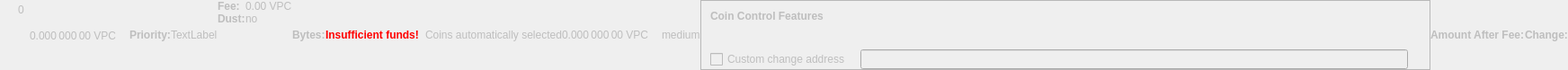
    <widget class="QWidget" name="dummyHideWidget" native="true">
     <property name="enabled">
      <bool>false</bool>
     </property>
     <property name="maximumSize">
      <size>
       <width>100</width>
       <height>22</height>
      </size>
     </property>
     <layout class="QHBoxLayout" name="dummyHideLayout">
      <property name="spacing">
       <number>0</number>
      </property>
      <property name="margin">
       <number>0</number>
      </property>
      <item>
       <layout class="QFormLayout" name="formLayoutCoinControl1">
        <property name="horizontalSpacing">
         <number>10</number>
        </property>
        <property name="verticalSpacing">
         <number>14</number>
        </property>
        <property name="leftMargin">
         <number>10</number>
        </property>
        <property name="topMargin">
         <number>4</number>
        </property>
        <property name="rightMargin">
         <number>6</number>
        </property>
        <item row="0" column="1">
         <widget class="QLabel" name="labelCoinControlBytes">
          <property name="cursor">
           <cursorShape>IBeamCursor</cursorShape>
          </property>
          <property name="contextMenuPolicy">
           <enum>Qt::ActionsContextMenu</enum>
          </property>
          <property name="text">
           <string notr="true">0</string>
          </property>
          <property name="textInteractionFlags">
           <set>Qt::LinksAccessibleByMouse|Qt::TextSelectableByKeyboard|Qt::TextSelectableByMouse</set>
          </property>
         </widget>
        </item>
       </layout>
      </item>
      <item>
       <widget class="QLabel" name="labelCoinControlAfterFee">
        <property name="enabled">
         <bool>false</bool>
        </property>
        <property name="sizePolicy">
         <sizepolicy hsizetype="Fixed" vsizetype="Fixed">
          <horstretch>0</horstretch>
          <verstretch>0</verstretch>
         </sizepolicy>
        </property>
        <property name="minimumSize">
         <size>
          <width>111</width>
          <height>12</height>
         </size>
        </property>
        <property name="maximumSize">
         <size>
          <width>111</width>
          <height>12</height>
         </size>
        </property>
        <property name="cursor">
         <cursorShape>IBeamCursor</cursorShape>
        </property>
        <property name="contextMenuPolicy">
         <enum>Qt::ActionsContextMenu</enum>
        </property>
        <property name="text">
         <string notr="true">0.000 000 00 VPC</string>
        </property>
        <property name="textInteractionFlags">
         <set>Qt::LinksAccessibleByMouse|Qt::TextSelectableByKeyboard|Qt::TextSelectableByMouse</set>
        </property>
       </widget>
      </item>
      <item>
       <widget class="QLabel" name="labelCoinControlPriorityText">
        <property name="enabled">
         <bool>false</bool>
        </property>
        <property name="font">
         <font>
          <weight>75</weight>
          <bold>true</bold>
         </font>
        </property>
        <property name="text">
         <string>Priority:</string>
        </property>
       </widget>
      </item>
      <item>
       <layout class="QHBoxLayout" name="horizontalLayout">
        <item>
         <widget class="QLabel" name="WarningLabel">
          <property name="text">
           <string>TextLabel</string>
          </property>
         </widget>
        </item>
       </layout>
      </item>
      <item>
       <layout class="QFormLayout" name="formLayoutCoinControl3">
        <property name="horizontalSpacing">
         <number>0</number>
        </property>
        <property name="verticalSpacing">
         <number>0</number>
        </property>
        <property name="leftMargin">
         <number>0</number>
        </property>
        <property name="topMargin">
         <number>0</number>
        </property>
        <property name="rightMargin">
         <number>0</number>
        </property>
        <item row="0" column="0">
         <widget class="QLabel" name="labelCoinControlFeeText">
          <property name="enabled">
           <bool>false</bool>
          </property>
          <property name="font">
           <font>
            <weight>75</weight>
            <bold>true</bold>
           </font>
          </property>
          <property name="text">
           <string>Fee:</string>
          </property>
          <property name="margin">
           <number>0</number>
          </property>
         </widget>
        </item>
        <item row="0" column="1">
         <widget class="QLabel" name="labelCoinControlFee">
          <property name="enabled">
           <bool>false</bool>
          </property>
          <property name="cursor">
           <cursorShape>IBeamCursor</cursorShape>
          </property>
          <property name="contextMenuPolicy">
           <enum>Qt::ActionsContextMenu</enum>
          </property>
          <property name="text">
           <string notr="true">0.00 VPC</string>
          </property>
          <property name="textInteractionFlags">
           <set>Qt::LinksAccessibleByMouse|Qt::TextSelectableByKeyboard|Qt::TextSelectableByMouse</set>
          </property>
         </widget>
        </item>
        <item row="1" column="0">
         <widget class="QLabel" name="labelCoinControlLowOutputText">
          <property name="enabled">
           <bool>false</bool>
          </property>
          <property name="font">
           <font>
            <weight>75</weight>
            <bold>true</bold>
           </font>
          </property>
          <property name="text">
           <string>Dust:</string>
          </property>
         </widget>
        </item>
        <item row="1" column="1">
         <widget class="QLabel" name="labelCoinControlLowOutput">
          <property name="enabled">
           <bool>false</bool>
          </property>
          <property name="cursor">
           <cursorShape>IBeamCursor</cursorShape>
          </property>
          <property name="contextMenuPolicy">
           <enum>Qt::ActionsContextMenu</enum>
          </property>
          <property name="text">
           <string>no</string>
          </property>
          <property name="textInteractionFlags">
           <set>Qt::LinksAccessibleByMouse|Qt::TextSelectableByKeyboard|Qt::TextSelectableByMouse</set>
          </property>
         </widget>
        </item>
       </layout>
      </item>
      <item>
       <widget class="QLabel" name="labelCoinControlBytesText">
        <property name="enabled">
         <bool>false</bool>
        </property>
        <property name="font">
         <font>
          <weight>75</weight>
          <bold>true</bold>
         </font>
        </property>
        <property name="text">
         <string>Bytes:</string>
        </property>
       </widget>
      </item>
      <item>
       <layout class="QFormLayout" name="formLayoutCoinControl2">
        <property name="horizontalSpacing">
         <number>0</number>
        </property>
        <property name="verticalSpacing">
         <number>0</number>
        </property>
        <property name="leftMargin">
         <number>0</number>
        </property>
        <property name="topMargin">
         <number>0</number>
        </property>
        <property name="rightMargin">
         <number>0</number>
        </property>
       </layout>
      </item>
      <item>
       <layout class="QHBoxLayout" name="horizontalLayoutCoinControl2">
        <property name="spacing">
         <number>0</number>
        </property>
        <property name="bottomMargin">
         <number>0</number>
        </property>
       </layout>
      </item>
      <item>
       <widget class="QLabel" name="labelCoinControlInsuffFunds">
        <property name="enabled">
         <bool>false</bool>
        </property>
        <property name="minimumSize">
         <size>
          <width>0</width>
          <height>0</height>
         </size>
        </property>
        <property name="font">
         <font>
          <weight>75</weight>
          <bold>true</bold>
         </font>
        </property>
        <property name="styleSheet">
         <string notr="true">color:red;font-weight:bold;</string>
        </property>
        <property name="text">
         <string>Insufficient funds!</string>
        </property>
        <property name="margin">
         <number>5</number>
        </property>
       </widget>
      </item>
      <item>
       <layout class="QFormLayout" name="formLayoutCoinControl4">
        <property name="horizontalSpacing">
         <number>0</number>
        </property>
        <property name="verticalSpacing">
         <number>0</number>
        </property>
        <property name="leftMargin">
         <number>0</number>
        </property>
        <property name="topMargin">
         <number>0</number>
        </property>
        <property name="rightMargin">
         <number>0</number>
        </property>
       </layout>
      </item>
      <item>
       <widget class="QLabel" name="labelCoinControlChangeLabel">
        <property name="enabled">
         <bool>false</bool>
        </property>
        <property name="sizePolicy">
         <sizepolicy hsizetype="Preferred" vsizetype="Expanding">
          <horstretch>0</horstretch>
          <verstretch>0</verstretch>
         </sizepolicy>
        </property>
        <property name="minimumSize">
         <size>
          <width>0</width>
          <height>0</height>
         </size>
        </property>
        <property name="text">
         <string/>
        </property>
        <property name="margin">
         <number>3</number>
        </property>
       </widget>
      </item>
      <item>
       <widget class="QLabel" name="labelCoinControlAutomaticallySelected">
        <property name="enabled">
         <bool>false</bool>
        </property>
        <property name="sizePolicy">
         <sizepolicy hsizetype="Fixed" vsizetype="Fixed">
          <horstretch>0</horstretch>
          <verstretch>0</verstretch>
         </sizepolicy>
        </property>
        <property name="minimumSize">
         <size>
          <width>0</width>
          <height>0</height>
         </size>
        </property>
        <property name="maximumSize">
         <size>
          <width>240</width>
          <height>16777215</height>
         </size>
        </property>
        <property name="text">
         <string>Coins automatically selected</string>
        </property>
        <property name="margin">
         <number>5</number>
        </property>
       </widget>
      </item>
      <item>
       <widget class="QLabel" name="labelCoinControlChange">
        <property name="enabled">
         <bool>false</bool>
        </property>
        <property name="sizePolicy">
         <sizepolicy hsizetype="Fixed" vsizetype="Fixed">
          <horstretch>0</horstretch>
          <verstretch>0</verstretch>
         </sizepolicy>
        </property>
        <property name="minimumSize">
         <size>
          <width>111</width>
          <height>0</height>
         </size>
        </property>
        <property name="maximumSize">
         <size>
          <width>111</width>
          <height>16777215</height>
         </size>
        </property>
        <property name="cursor">
         <cursorShape>IBeamCursor</cursorShape>
        </property>
        <property name="contextMenuPolicy">
         <enum>Qt::ActionsContextMenu</enum>
        </property>
        <property name="text">
         <string notr="true">0.000 000 00 VPC</string>
        </property>
        <property name="textInteractionFlags">
         <set>Qt::LinksAccessibleByMouse|Qt::TextSelectableByKeyboard|Qt::TextSelectableByMouse</set>
        </property>
       </widget>
      </item>
      <item>
       <widget class="QLabel" name="labelCoinControlPriority">
        <property name="enabled">
         <bool>false</bool>
        </property>
        <property name="cursor">
         <cursorShape>IBeamCursor</cursorShape>
        </property>
        <property name="contextMenuPolicy">
         <enum>Qt::ActionsContextMenu</enum>
        </property>
        <property name="text">
         <string>medium</string>
        </property>
        <property name="textInteractionFlags">
         <set>Qt::LinksAccessibleByMouse|Qt::TextSelectableByKeyboard|Qt::TextSelectableByMouse</set>
        </property>
       </widget>
      </item>
      <item>
       <widget class="QFrame" name="frameCoinControl">
        <property name="sizePolicy">
         <sizepolicy hsizetype="Expanding" vsizetype="Expanding">
          <horstretch>0</horstretch>
          <verstretch>0</verstretch>
         </sizepolicy>
        </property>
        <property name="maximumSize">
         <size>
          <width>16777215</width>
          <height>16777215</height>
         </size>
        </property>
        <property name="frameShape">
         <enum>QFrame::StyledPanel</enum>
        </property>
        <property name="frameShadow">
         <enum>QFrame::Sunken</enum>
        </property>
        <layout class="QVBoxLayout" name="verticalLayoutCoinControl2_2">
         <property name="spacing">
          <number>0</number>
         </property>
         <property name="margin">
          <number>0</number>
         </property>
         <item>
          <layout class="QVBoxLayout" name="verticalLayoutCoinControl" stretch="0,0,0,1">
           <property name="spacing">
            <number>0</number>
           </property>
           <property name="leftMargin">
            <number>10</number>
           </property>
           <property name="topMargin">
            <number>10</number>
           </property>
           <item>
            <layout class="QHBoxLayout" name="horizontalLayoutCoinControl1">
             <property name="bottomMargin">
              <number>15</number>
             </property>
             <item>
              <widget class="QLabel" name="labelCoinControlFeatures">
               <property name="enabled">
                <bool>false</bool>
               </property>
               <property name="sizePolicy">
                <sizepolicy hsizetype="Preferred" vsizetype="Maximum">
                 <horstretch>0</horstretch>
                 <verstretch>0</verstretch>
                </sizepolicy>
               </property>
               <property name="font">
                <font>
                 <weight>75</weight>
                 <bold>true</bold>
                </font>
               </property>
               <property name="styleSheet">
                <string notr="true">font-weight:bold;</string>
               </property>
               <property name="text">
                <string>Coin Control Features</string>
               </property>
              </widget>
             </item>
            </layout>
           </item>
           <item>
            <widget class="QWidget" name="widgetCoinControl" native="true">
             <property name="sizePolicy">
              <sizepolicy hsizetype="Preferred" vsizetype="Preferred">
               <horstretch>0</horstretch>
               <verstretch>0</verstretch>
              </sizepolicy>
             </property>
             <property name="minimumSize">
              <size>
               <width>0</width>
               <height>0</height>
              </size>
             </property>
             <property name="styleSheet">
              <string notr="true"/>
             </property>
             <layout class="QHBoxLayout" name="horizontalLayoutCoinControl5_2">
              <property name="margin">
               <number>0</number>
              </property>
              <item>
               <layout class="QHBoxLayout" name="horizontalLayoutCoinControl3">
                <property name="spacing">
                 <number>20</number>
                </property>
                <property name="topMargin">
                 <number>0</number>
                </property>
                <property name="bottomMargin">
                 <number>10</number>
                </property>
               </layout>
              </item>
             </layout>
            </widget>
           </item>
           <item>
            <layout class="QHBoxLayout" name="horizontalLayoutCoinControl4" stretch="0,0,0">
             <property name="spacing">
              <number>12</number>
             </property>
             <property name="sizeConstraint">
              <enum>QLayout::SetDefaultConstraint</enum>
             </property>
             <property name="topMargin">
              <number>5</number>
             </property>
             <property name="rightMargin">
              <number>5</number>
             </property>
             <item>
              <widget class="QCheckBox" name="checkBoxCoinControlChange">
               <property name="enabled">
                <bool>false</bool>
               </property>
               <property name="toolTip">
                <string>If this is activated, but the change address is empty or invalid, change will be sent to a newly generated address.</string>
               </property>
               <property name="text">
                <string>Custom change address</string>
               </property>
              </widget>
             </item>
             <item>
              <widget class="QValidatedLineEdit" name="lineEditCoinControlChange">
               <property name="enabled">
                <bool>false</bool>
               </property>
               <property name="sizePolicy">
                <sizepolicy hsizetype="Expanding" vsizetype="Fixed">
                 <horstretch>0</horstretch>
                 <verstretch>0</verstretch>
                </sizepolicy>
               </property>
              </widget>
             </item>
             <item>
              <widget class="QLabel" name="labelCoinControlChangeLabel_2">
               <property name="sizePolicy">
                <sizepolicy hsizetype="Preferred" vsizetype="Expanding">
                 <horstretch>0</horstretch>
                 <verstretch>0</verstretch>
                </sizepolicy>
               </property>
               <property name="minimumSize">
                <size>
                 <width>0</width>
                 <height>0</height>
                </size>
               </property>
               <property name="text">
                <string/>
               </property>
               <property name="margin">
                <number>3</number>
               </property>
              </widget>
             </item>
            </layout>
           </item>
           <item>
            <spacer name="verticalSpacerCoinControl">
             <property name="orientation">
              <enum>Qt::Vertical</enum>
             </property>
             <property name="sizeHint" stdset="0">
              <size>
               <width>800</width>
               <height>1</height>
              </size>
             </property>
            </spacer>
           </item>
          </layout>
         </item>
        </layout>
       </widget>
      </item>
      <item>
       <widget class="QLabel" name="labelCoinControlAfterFeeText">
        <property name="enabled">
         <bool>false</bool>
        </property>
        <property name="minimumSize">
         <size>
          <width>0</width>
          <height>0</height>
         </size>
        </property>
        <property name="maximumSize">
         <size>
          <width>16777215</width>
          <height>16777215</height>
         </size>
        </property>
        <property name="font">
         <font>
          <weight>75</weight>
          <bold>true</bold>
         </font>
        </property>
        <property name="text">
         <string>Amount After Fee:</string>
        </property>
        <property name="alignment">
         <set>Qt::AlignLeading|Qt::AlignLeft|Qt::AlignVCenter</set>
        </property>
        <property name="margin">
         <number>0</number>
        </property>
       </widget>
      </item>
      <item>
       <widget class="QLabel" name="labelCoinControlChangeText">
        <property name="enabled">
         <bool>false</bool>
        </property>
        <property name="sizePolicy">
         <sizepolicy hsizetype="Preferred" vsizetype="Preferred">
          <horstretch>0</horstretch>
          <verstretch>0</verstretch>
         </sizepolicy>
        </property>
        <property name="minimumSize">
         <size>
          <width>0</width>
          <height>0</height>
         </size>
        </property>
        <property name="maximumSize">
         <size>
          <width>16777215</width>
          <height>16777215</height>
         </size>
        </property>
        <property name="font">
         <font>
          <weight>75</weight>
          <bold>true</bold>
         </font>
        </property>
        <property name="text">
         <string>Change:</string>
        </property>
        <property name="alignment">
         <set>Qt::AlignLeading|Qt::AlignLeft|Qt::AlignVCenter</set>
        </property>
       </widget>
      </item>
     </layout>
    </widget>
